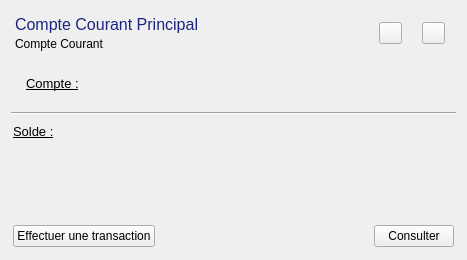
                             <widget class="QWidget" name="carte_courant_principal" native="true">
                              <property name="minimumSize">
                               <size>
                                <width>467</width>
                                <height>260</height>
                               </size>
                              </property>
                              <property name="maximumSize">
                               <size>
                                <width>500</width>
                                <height>16777215</height>
                               </size>
                              </property>
                              <layout class="QVBoxLayout" name="verticalLayout_8">
                               <property name="spacing">
                                <number>4</number>
                               </property>
                               <property name="leftMargin">
                                <number>2</number>
                               </property>
                               <property name="topMargin">
                                <number>2</number>
                               </property>
                               <property name="rightMargin">
                                <number>2</number>
                               </property>
                               <property name="bottomMargin">
                                <number>2</number>
                               </property>
                               <item>
                                <widget class="QWidget" name="contenuCarteCourant" native="true">
                                 <layout class="QVBoxLayout" name="verticalLayout_12">
                                  <item>
                                   <widget class="QWidget" name="widget_9" native="true">
                                    <property name="minimumSize">
                                     <size>
                                      <width>0</width>
                                      <height>0</height>
                                     </size>
                                    </property>
                                    <layout class="QHBoxLayout" name="horizontalLayout_6">
                                     <property name="leftMargin">
                                      <number>2</number>
                                     </property>
                                     <property name="topMargin">
                                      <number>2</number>
                                     </property>
                                     <property name="rightMargin">
                                      <number>2</number>
                                     </property>
                                     <property name="bottomMargin">
                                      <number>2</number>
                                     </property>
                                     <item alignment="Qt::AlignmentFlag::AlignLeft">
                                      <widget class="QWidget" name="widget_10" native="true">
                                       <layout class="QVBoxLayout" name="verticalLayout_7">
                                        <property name="spacing">
                                         <number>2</number>
                                        </property>
                                        <property name="leftMargin">
                                         <number>2</number>
                                        </property>
                                        <property name="topMargin">
                                         <number>2</number>
                                        </property>
                                        <property name="rightMargin">
                                         <number>2</number>
                                        </property>
                                        <property name="bottomMargin">
                                         <number>2</number>
                                        </property>
                                        <item>
                                         <widget class="QLabel" name="label_8">
                                          <property name="minimumSize">
                                           <size>
                                            <width>137</width>
                                            <height>16</height>
                                           </size>
                                          </property>
                                          <property name="text">
                                           <string>&lt;html&gt;&lt;head/&gt;&lt;body&gt;&lt;p&gt;&lt;span style=&quot; font-size:12pt; color:#1a267e;&quot;&gt;Compte Courant  Principal&lt;/span&gt;&lt;/p&gt;&lt;/body&gt;&lt;/html&gt;</string>
                                          </property>
                                         </widget>
                                        </item>
                                        <item>
                                         <widget class="QLabel" name="label_9">
                                          <property name="text">
                                           <string>Compte Courant</string>
                                          </property>
                                         </widget>
                                        </item>
                                       </layout>
                                      </widget>
                                     </item>
                                     <item alignment="Qt::AlignmentFlag::AlignRight">
                                      <widget class="QWidget" name="widget_20" native="true">
                                       <layout class="QHBoxLayout" name="horizontalLayout_14">
                                        <property name="spacing">
                                         <number>20</number>
                                        </property>
                                        <item>
                                         <widget class="QToolButton" name="btn_supprimer_compte_courant">
                                          <property name="cursor">
                                           <cursorShape>PointingHandCursor</cursorShape>
                                          </property>
                                          <property name="text">
                                           <string/>
                                          </property>
                                          <property name="icon">
                                           <iconset resource="icons.qrc">
                                            <normaloff>:/icon_rouge/trash-2.svg</normaloff>:/icon_rouge/trash-2.svg</iconset>
                                          </property>
                                          <property name="iconSize">
                                           <size>
                                            <width>15</width>
                                            <height>15</height>
                                           </size>
                                          </property>
                                         </widget>
                                        </item>
                                        <item>
                                         <widget class="QToolButton" name="masquer_solde_compte_courant_principale">
                                          <property name="cursor">
                                           <cursorShape>PointingHandCursor</cursorShape>
                                          </property>
                                          <property name="text">
                                           <string/>
                                          </property>
                                          <property name="icon">
                                           <iconset resource="icons.qrc">
                                            <normaloff>:/icon_gris/eye-off.svg</normaloff>:/icon_gris/eye-off.svg</iconset>
                                          </property>
                                          <property name="iconSize">
                                           <size>
                                            <width>15</width>
                                            <height>15</height>
                                           </size>
                                          </property>
                                         </widget>
                                        </item>
                                       </layout>
                                      </widget>
                                     </item>
                                    </layout>
                                   </widget>
                                  </item>
                                  <item>
                                   <widget class="QWidget" name="widget_38" native="true">
                                    <layout class="QHBoxLayout" name="horizontalLayout_10">
                                     <property name="spacing">
                                      <number>40</number>
                                     </property>
                                     <property name="leftMargin">
                                      <number>6</number>
                                     </property>
                                     <property name="topMargin">
                                      <number>6</number>
                                     </property>
                                     <property name="rightMargin">
                                      <number>6</number>
                                     </property>
                                     <property name="bottomMargin">
                                      <number>6</number>
                                     </property>
                                     <item alignment="Qt::AlignmentFlag::AlignLeft">
                                      <widget class="QWidget" name="widget_40" native="true">
                                       <layout class="QHBoxLayout" name="horizontalLayout_30">
                                        <item>
                                         <widget class="QLabel" name="label_17">
                                          <property name="text">
                                           <string>&lt;html&gt;&lt;head/&gt;&lt;body&gt;&lt;p&gt;&lt;span style=&quot; font-size:10pt; text-decoration: underline;&quot;&gt;Compte :&lt;/span&gt;&lt;/p&gt;&lt;/body&gt;&lt;/html&gt;</string>
                                          </property>
                                         </widget>
                                        </item>
                                        <item>
                                         <widget class="QLabel" name="label_numero_courant">
                                          <property name="minimumSize">
                                           <size>
                                            <width>80</width>
                                            <height>0</height>
                                           </size>
                                          </property>
                                          <property name="text">
                                           <string/>
                                          </property>
                                         </widget>
                                        </item>
                                       </layout>
                                      </widget>
                                     </item>
                                     <item alignment="Qt::AlignmentFlag::AlignRight">
                                      <widget class="QLabel" name="label_date_creation_courant">
                                       <property name="minimumSize">
                                        <size>
                                         <width>78</width>
                                         <height>30</height>
                                        </size>
                                       </property>
                                       <property name="text">
                                        <string/>
                                       </property>
                                      </widget>
                                     </item>
                                    </layout>
                                   </widget>
                                  </item>
                                  <item>
                                   <widget class="Line" name="line">
                                    <property name="orientation">
                                     <enum>Qt::Orientation::Horizontal</enum>
                                    </property>
                                   </widget>
                                  </item>
                                  <item>
                                   <widget class="QWidget" name="widget_21" native="true">
                                    <property name="minimumSize">
                                     <size>
                                      <width>0</width>
                                      <height>0</height>
                                     </size>
                                    </property>
                                    <layout class="QHBoxLayout" name="horizontalLayout_27">
                                     <property name="leftMargin">
                                      <number>2</number>
                                     </property>
                                     <property name="topMargin">
                                      <number>2</number>
                                     </property>
                                     <property name="rightMargin">
                                      <number>2</number>
                                     </property>
                                     <property name="bottomMargin">
                                      <number>2</number>
                                     </property>
                                     <item>
                                      <widget class="QLabel" name="label_18">
                                       <property name="text">
                                        <string>&lt;html&gt;&lt;head/&gt;&lt;body&gt;&lt;p&gt;&lt;span style=&quot; font-size:10pt; text-decoration: underline;&quot;&gt;Solde :&lt;/span&gt;&lt;/p&gt;&lt;/body&gt;&lt;/html&gt;</string>
                                       </property>
                                      </widget>
                                     </item>
                                     <item>
                                      <widget class="QLabel" name="label_solde_compte_courant_principale">
                                       <property name="minimumSize">
                                        <size>
                                         <width>100</width>
                                         <height>0</height>
                                        </size>
                                       </property>
                                       <property name="text">
                                        <string/>
                                       </property>
                                      </widget>
                                     </item>
                                    </layout>
                                   </widget>
                                  </item>
                                  <item>
                                   <widget class="QWidget" name="widget_17" native="true">
                                    <property name="minimumSize">
                                     <size>
                                      <width>0</width>
                                      <height>0</height>
                                     </size>
                                    </property>
                                    <layout class="QVBoxLayout" name="verticalLayout_16">
                                     <property name="spacing">
                                      <number>4</number>
                                     </property>
                                     <property name="leftMargin">
                                      <number>2</number>
                                     </property>
                                     <property name="topMargin">
                                      <number>2</number>
                                     </property>
                                     <property name="rightMargin">
                                      <number>2</number>
                                     </property>
                                     <property name="bottomMargin">
                                      <number>2</number>
                                     </property>
                                     <item alignment="Qt::AlignmentFlag::AlignLeft">
                                      <widget class="QWidget" name="widget_18" native="true">
                                       <property name="minimumSize">
                                        <size>
                                         <width>0</width>
                                         <height>32</height>
                                        </size>
                                       </property>
                                       <property name="maximumSize">
                                        <size>
                                         <width>16777215</width>
                                         <height>32</height>
                                        </size>
                                       </property>
                                       <layout class="QHBoxLayout" name="horizontalLayout_13">
                                        <property name="leftMargin">
                                         <number>2</number>
                                        </property>
                                        <property name="topMargin">
                                         <number>2</number>
                                        </property>
                                        <property name="rightMargin">
                                         <number>2</number>
                                        </property>
                                        <property name="bottomMargin">
                                         <number>2</number>
                                        </property>
                                        <item alignment="Qt::AlignmentFlag::AlignLeft">
                                         <widget class="QLabel" name="label_23">
                                          <property name="minimumSize">
                                           <size>
                                            <width>15</width>
                                            <height>15</height>
                                           </size>
                                          </property>
                                          <property name="maximumSize">
                                           <size>
                                            <width>15</width>
                                            <height>15</height>
                                           </size>
                                          </property>
                                          <property name="text">
                                           <string/>
                                          </property>
                                          <property name="pixmap">
                                           <pixmap resource="icons.qrc">:/icon_orange_warning/shield.svg</pixmap>
                                          </property>
                                          <property name="scaledContents">
                                           <bool>true</bool>
                                          </property>
                                          <property name="alignment">
                                           <set>Qt::AlignmentFlag::AlignCenter</set>
                                          </property>
                                         </widget>
                                        </item>
                                        <item>
                                         <widget class="QLabel" name="label_decouvert_autorise">
                                          <property name="minimumSize">
                                           <size>
                                            <width>216</width>
                                            <height>0</height>
                                           </size>
                                          </property>
                                          <property name="text">
                                           <string/>
                                          </property>
                                         </widget>
                                        </item>
                                       </layout>
                                      </widget>
                                     </item>
                                     <item alignment="Qt::AlignmentFlag::AlignLeft">
                                      <widget class="QLabel" name="label_derniere_operation_compte_courant_principale">
                                       <property name="minimumSize">
                                        <size>
                                         <width>200</width>
                                         <height>20</height>
                                        </size>
                                       </property>
                                       <property name="text">
                                        <string>&lt;html&gt;&lt;head/&gt;&lt;body&gt;&lt;p&gt;&lt;br/&gt;&lt;/p&gt;&lt;/body&gt;&lt;/html&gt;</string>
                                       </property>
                                      </widget>
                                     </item>
                                    </layout>
                                   </widget>
                                  </item>
                                  <item>
                                   <widget class="QWidget" name="widget_36" native="true">
                                    <property name="minimumSize">
                                     <size>
                                      <width>0</width>
                                      <height>0</height>
                                     </size>
                                    </property>
                                    <layout class="QHBoxLayout" name="horizontalLayout_5">
                                     <property name="spacing">
                                      <number>2</number>
                                     </property>
                                     <property name="leftMargin">
                                      <number>2</number>
                                     </property>
                                     <property name="topMargin">
                                      <number>2</number>
                                     </property>
                                     <property name="rightMargin">
                                      <number>2</number>
                                     </property>
                                     <property name="bottomMargin">
                                      <number>2</number>
                                     </property>
                                     <item alignment="Qt::AlignmentFlag::AlignLeft">
                                      <widget class="QPushButton" name="btn_effectuer_transaction_compte_courant">
                                       <property name="cursor">
                                        <cursorShape>PointingHandCursor</cursorShape>
                                       </property>
                                       <property name="text">
                                        <string>Effectuer une transaction</string>
                                       </property>
                                       <property name="icon">
                                        <iconset resource="icons.qrc">
                                         <normaloff>:/icon_gris/send.svg</normaloff>:/icon_gris/send.svg</iconset>
                                       </property>
                                      </widget>
                                     </item>
                                     <item alignment="Qt::AlignmentFlag::AlignLeft">
                                      <widget class="QPushButton" name="btn_consulter_compte_courant_principal">
                                       <property name="cursor">
                                        <cursorShape>PointingHandCursor</cursorShape>
                                       </property>
                                       <property name="layoutDirection">
                                        <enum>Qt::LayoutDirection::RightToLeft</enum>
                                       </property>
                                       <property name="text">
                                        <string>Consulter</string>
                                       </property>
                                       <property name="icon">
                                        <iconset resource="icons.qrc">
                                         <normaloff>:/icon_blanc/arrow-right.svg</normaloff>:/icon_blanc/arrow-right.svg</iconset>
                                       </property>
                                      </widget>
                                     </item>
                                    </layout>
                                   </widget>
                                  </item>
                                 </layout>
                                </widget>
                               </item>
                              </layout>
                             </widget>
